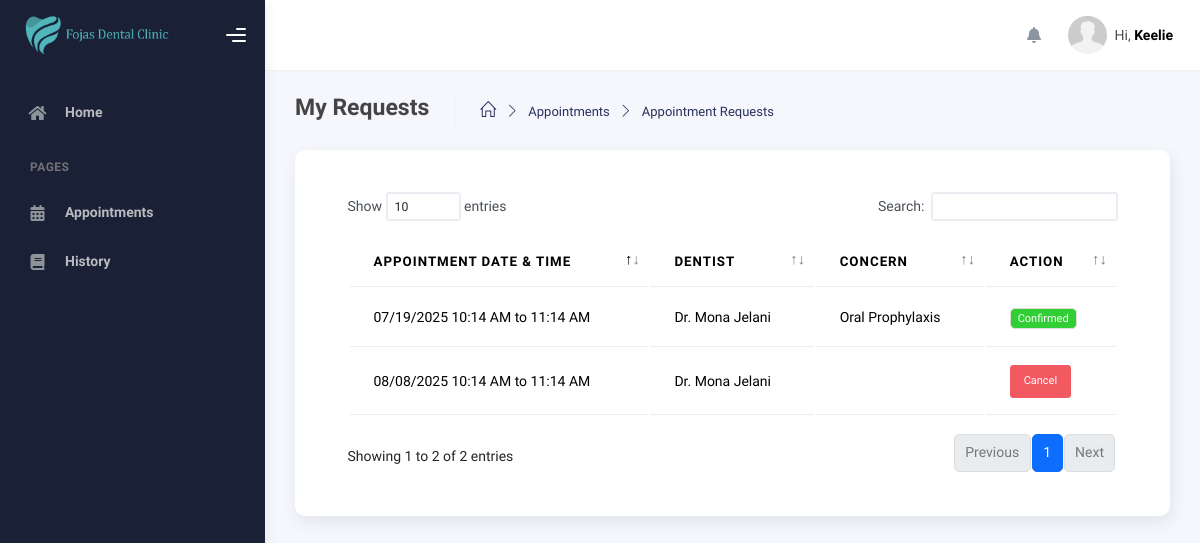
/modules/patients/requests.php (signed in), run on an earlier commit of the app's database.
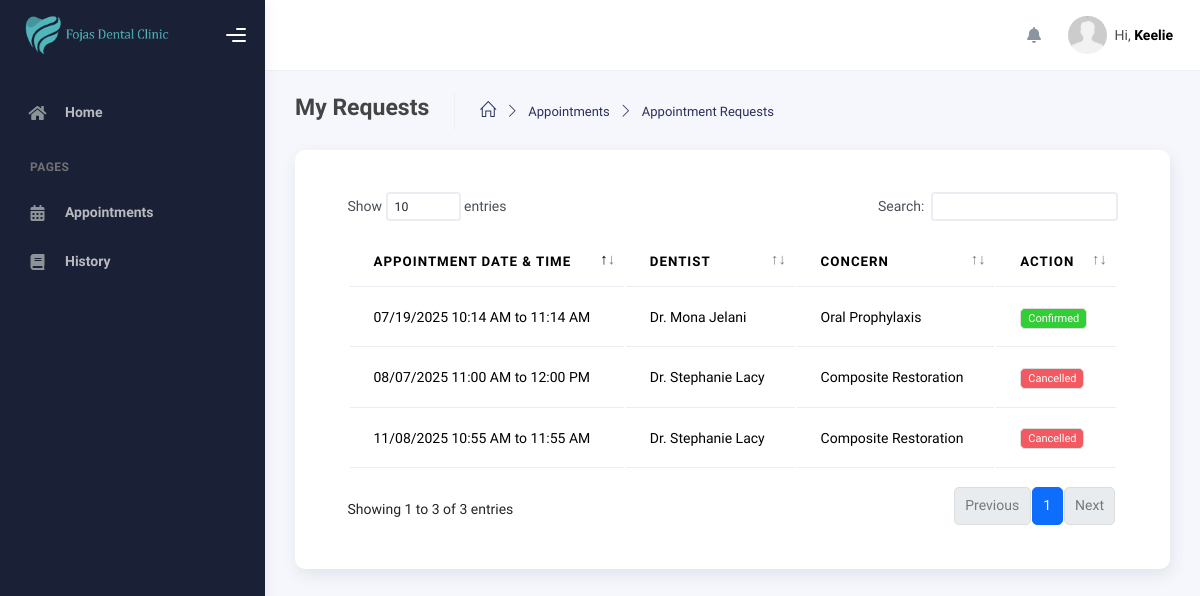
And on a later commit of the database.
### tables this page shows
CREATE TABLE `appointments` (
  `id` int(11) NOT NULL,
  `user_id` int(11) NOT NULL,
  `user_id_patient` int(11) NOT NULL,
  `appointment_id` int(110) NOT NULL,
  `concern` varchar(255) NOT NULL,
  `confirmed` int(11) NOT NULL,
  `appointment_time` varchar(100) NOT NULL,
  `appointment_date` varchar(100) NOT NULL,
  `date_created` date NOT NULL,
  `date_updated` date NOT NULL,
  `remarks` varchar(255) DEFAULT NULL,
  `walk_in` int(11) DEFAULT NULL
);

CREATE TABLE `users` (
  `id` int(11) NOT NULL,
  `user_id` int(100) NOT NULL,
  `role_id` int(11) NOT NULL,
  `first_name` varchar(250) NOT NULL,
  `middle_name` varchar(255) NOT NULL,
  `last_name` varchar(255) NOT NULL,
  `mobile_number` varchar(255) NOT NULL,
  `email` varchar(255) DEFAULT NULL,
  `password` varchar(255) NOT NULL,
  `date_of_birth` date NOT NULL,
  `date_created` date NOT NULL,
  `date_updated` date NOT NULL,
  `token` varchar(255) DEFAULT NULL,
  `address` varchar(255) DEFAULT NULL,
  `otp` varchar(100) DEFAULT NULL
);

### modules/patients/requests.php (the view, shortened to what the changed rows need)
<?php
include('../../connection/connection.php');
$user_id_patient = $_SESSION['user_id'];
?>
<!DOCTYPE html>
<html lang="en">
<head>
    <?php include '../../includes/styles.php'; ?>
</head>
<body>
    <div class="wrapper">
      <div class="main-panel">
        <div class="container">
          <div class="page-inner">
            <div class="page-category">
                <div class="card p-5">
                <div class="table-responsive">
                <table class="display table table-hover" id="dataTable">
                    <thead>
                        <tr>
                            <th>Appointment Date & Time</th>
                            <th>Dentist</th>
                            <th>Concern</th>
                            <th>Action</th>
                        </tr>
                    </thead>
                    <tbody>
                        <?php
                            $query_appointments = "SELECT appointments.user_id, appointments.user_id_patient, appointments.concern, appointments.appointment_date, users.first_name, users.middle_name, users.last_name, schedule.start_time, schedule.end_time, appointments.confirmed, appointments.appointment_time
                            FROM appointments
                            LEFT JOIN users
                            ON
                            appointments.user_id = users.user_id
                            LEFT JOIN schedule
                            ON appointments.user_id = schedule.user_id WHERE appointments.user_id_patient =  '$user_id_patient'";
                            $run_appointments = mysqli_query($conn,$query_appointments);
                            if(mysqli_num_rows($run_appointments) > 0){
                                foreach($run_appointments as $row_appointment){
                                    ?>
                                    <tr>
                                        <td><?php echo $row_appointment['appointment_date']. " " . $row_appointment['appointment_time']?></td>
                                        <td>Dr. <?php echo $row_appointment['first_name'] . " " . $row_appointment['last_name']?></td>
                                    <td><?php echo $row_appointment['concern']?></td>
                                    <td>
                                        <?php
                                            $handler = match($row_appointment['confirmed']) {
                                                '1' => '<span class="badge bg-success">Confirmed</span>',
                                                '2' => '<span class="badge bg-danger">Cancelled</span>',
                                                default => '
                                                    <form action="declined.php" method="POST" onsubmit="return confirmCancel()">
                                                        <input type="hidden" name="appointment_date" value="' . htmlspecialchars($row_appointment['appointment_date']) . '">
                                                        <input type="submit" class="btn btn-danger btn-sm" name="decline" value="Cancel">
                                                    </form>
                                                    <script>
                                                        function confirmCancel() {
                                                            return confirm("Are you sure you want to cancel?");
                                                        }
                                                    </script>
                                                ',
                                            };
                                            echo $handler;
                                            ?>
                                        </td>
                                    </tr>
                                    <?php
                                }
                            }
                        ?>
                    </tbody>
                </table>
                </div>
            </div>
            </div>
        </div>
      </div>
    </div>
    <?php include "../../includes/scripts.php"; ?>
</body>
</html>

What changed in the data, as far as the page shows it:
removed appointments: appointment_date "08/08/2025", appointment_time "10:14 AM to 11:14 AM", users.first_name "Mona", users.last_name "Jelani"
added appointments: appointment_date "11/08/2025", appointment_time "10:55 AM to 11:55 AM", users.first_name "Stephanie", users.last_name "Lacy", concern "Composite Restoration", confirmed "Cancelled"
added appointments: appointment_date "08/07/2025", appointment_time "11:00 AM to 12:00 PM", users.first_name "Stephanie", users.last_name "Lacy", concern "Composite Restoration", confirmed "Cancelled"
Also different on the page:
text written by a page script: "Show entries Search: Showing 1 to 2 of 2 entries Previous 1 Next" → "Show entries Search: Showing 1 to 3 of 3 entries Previous 1 Next"
